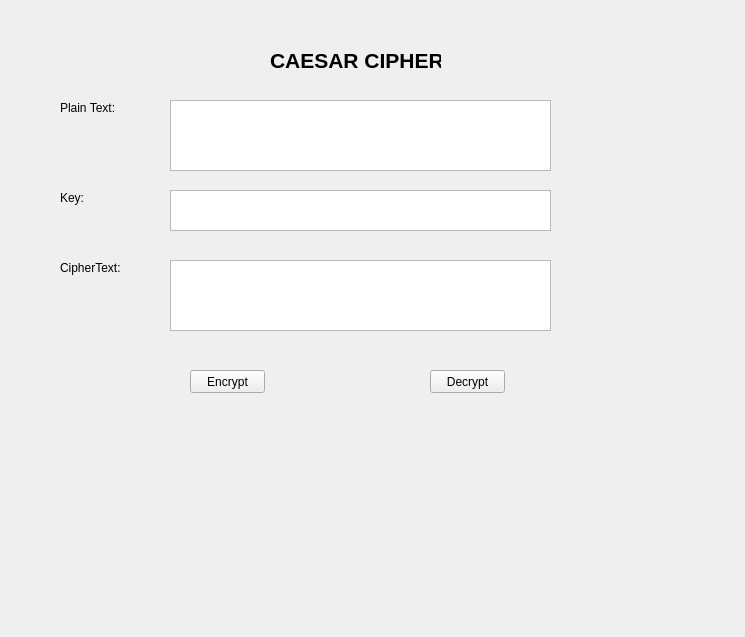
<?xml version="1.0" encoding="UTF-8"?>
<ui version="4.0">
 <class>Form</class>
 <widget class="QWidget" name="Form">
  <property name="geometry">
   <rect>
    <x>0</x>
    <y>0</y>
    <width>745</width>
    <height>637</height>
   </rect>
  </property>
  <property name="windowTitle">
   <string>Form</string>
  </property>
  <widget class="QLabel" name="label">
   <property name="geometry">
    <rect>
     <x>270</x>
     <y>50</y>
     <width>171</width>
     <height>20</height>
    </rect>
   </property>
   <property name="font">
    <font>
     <pointsize>16</pointsize>
     <weight>75</weight>
     <bold>true</bold>
    </font>
   </property>
   <property name="text">
    <string>CAESAR CIPHER</string>
   </property>
  </widget>
  <widget class="QLabel" name="plaintext">
   <property name="geometry">
    <rect>
     <x>60</x>
     <y>100</y>
     <width>61</width>
     <height>16</height>
    </rect>
   </property>
   <property name="text">
    <string>Plain Text:</string>
   </property>
  </widget>
  <widget class="QLabel" name="key">
   <property name="geometry">
    <rect>
     <x>60</x>
     <y>190</y>
     <width>61</width>
     <height>16</height>
    </rect>
   </property>
   <property name="text">
    <string>Key:</string>
   </property>
  </widget>
  <widget class="QLabel" name="ciphertext">
   <property name="geometry">
    <rect>
     <x>60</x>
     <y>260</y>
     <width>71</width>
     <height>16</height>
    </rect>
   </property>
   <property name="text">
    <string>CipherText:</string>
   </property>
  </widget>
  <widget class="QPlainTextEdit" name="txt_plain">
   <property name="geometry">
    <rect>
     <x>170</x>
     <y>100</y>
     <width>381</width>
     <height>71</height>
    </rect>
   </property>
  </widget>
  <widget class="QPlainTextEdit" name="txt_key">
   <property name="geometry">
    <rect>
     <x>170</x>
     <y>190</y>
     <width>381</width>
     <height>41</height>
    </rect>
   </property>
  </widget>
  <widget class="QPlainTextEdit" name="txt_cipher">
   <property name="geometry">
    <rect>
     <x>170</x>
     <y>260</y>
     <width>381</width>
     <height>71</height>
    </rect>
   </property>
  </widget>
  <widget class="QPushButton" name="btn_encrypt">
   <property name="geometry">
    <rect>
     <x>190</x>
     <y>370</y>
     <width>75</width>
     <height>23</height>
    </rect>
   </property>
   <property name="text">
    <string>Encrypt</string>
   </property>
  </widget>
  <widget class="QPushButton" name="btn_decrypt">
   <property name="geometry">
    <rect>
     <x>430</x>
     <y>370</y>
     <width>75</width>
     <height>23</height>
    </rect>
   </property>
   <property name="text">
    <string>Decrypt</string>
   </property>
  </widget>
 </widget>
 <resources/>
 <connections/>
</ui>
